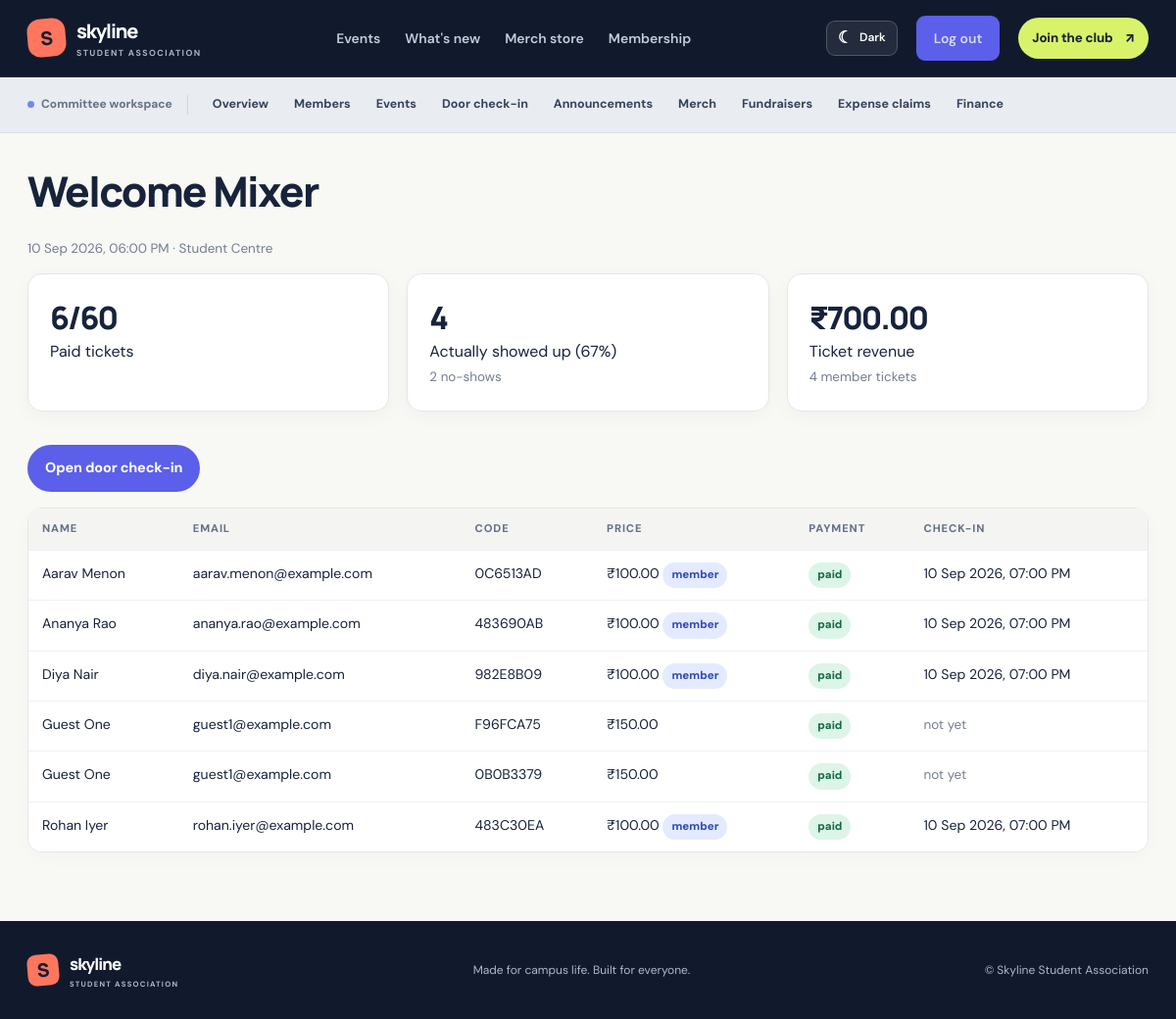
Page /admin/events/1 (signed in) on the committed database.
### tables this page shows
CREATE TABLE events (
    id INTEGER PRIMARY KEY,
    name TEXT NOT NULL,
    description TEXT,
    venue TEXT,
    starts_at TEXT NOT NULL,
    capacity INTEGER NOT NULL,
    member_price REAL NOT NULL DEFAULT 0,
    public_price REAL NOT NULL DEFAULT 0,
    created_at TEXT NOT NULL
);

CREATE TABLE tickets (
    id INTEGER PRIMARY KEY,
    event_id INTEGER NOT NULL REFERENCES events(id),
    name TEXT NOT NULL,
    email TEXT NOT NULL,
    code TEXT UNIQUE NOT NULL,
    batch TEXT NOT NULL,
    price_paid REAL NOT NULL DEFAULT 0,
    is_member INTEGER NOT NULL DEFAULT 0,
    paid INTEGER NOT NULL DEFAULT 0,
    created_at TEXT NOT NULL,
    checked_in_at TEXT
);

### app.py (the view)
@app.get('/admin/events/<int:event_id>')
@admin_required
def admin_event(event_id):
    event = query(EVENT_SQL + ' WHERE e.id = ?', (event_id,), one=True)
    if not event:
        abort(404)
    attendees = query('SELECT * FROM tickets WHERE event_id = ? ORDER BY name', (event_id,))
    return render_template('admin_event.html', e=event, s=event_stats(event_id), attendees=attendees)

### app.py (called while the page is built)
@app.context_processor
def inject_csrf_token():
    from flask_wtf.csrf import generate_csrf
    return {"csrf_token": generate_csrf}

@app.template_filter('money')
def money_filter(value):
    return f"₹{float(value or 0):,.2f}"

@app.template_filter('pretty')
def pretty_filter(value):
    if not value:
        return ''
    try:
        parsed = datetime.fromisoformat(value)
    except ValueError:
        return value
    if 'T' in value or ' ' in value:
        return parsed.strftime('%d %b %Y, %I:%M %p')
    return parsed.strftime('%d %b %Y')

@app.context_processor
def inject_globals():
    return {'is_admin': bool(session.get('admin')), 'status_of': member_status}

def admin_required(view):
    @wraps(view)
    def wrapper(*args, **kwargs):
        if not session.get('admin'):
            return redirect(url_for('login', next=request.full_path.rstrip('?')))
        return view(*args, **kwargs)
    return wrapper

def event_stats(event_id):
    row = query("""SELECT COUNT(*) AS sold,
                          COALESCE(SUM(price_paid), 0) AS revenue,
                          SUM(CASE WHEN checked_in_at IS NOT NULL THEN 1 ELSE 0 END) AS attended,
                          SUM(is_member) AS members
                   FROM tickets WHERE event_id = ? AND paid = 1""", (event_id,), one=True)
    sold = row['sold'] or 0
    attended = row['attended'] or 0
    return {'sold': sold, 'revenue': row['revenue'], 'attended': attended,
            'members': row['members'] or 0, 'no_shows': sold - attended,
            'rate': round(attended * 100 / sold) if sold else 0}

### db.py (called while the page is built)
def get_db():
    if 'db' not in g:
        g.db = sqlite3.connect(DB_PATH)
        g.db.row_factory = sqlite3.Row
        g.db.execute('PRAGMA foreign_keys = ON')
    return g.db

def query(sql, args=(), one=False):
    cur = get_db().execute(sql, args)
    rows = cur.fetchall()
    cur.close()
    if one:
        return rows[0] if rows else None
    return rows

### templates/admin_event.html
{% extends 'base.html' %}
{% block content %}
<h1>{{ e.name }}</h1>
<p class="muted">{{ e.starts_at|pretty }}{% if e.venue %} · {{ e.venue }}{% endif %}</p>
<div class="grid3">
  <div class="card"><div class="stat">{{ s.sold }}/{{ e.capacity }}</div>Paid tickets</div>
  <div class="card"><div class="stat">{{ s.attended }}</div>Actually showed up ({{ s.rate }}%)<br><span class="muted">{{ s.no_shows }} no-shows</span></div>
  <div class="card"><div class="stat">{{ s.revenue|money }}</div>Ticket revenue<br><span class="muted">{{ s.members }} member tickets</span></div>
</div>
<p><a class="btn" href="{{ url_for('admin_checkin_page', event_id=e.id) }}">Open door check-in</a></p>
<div class="table-wrap"><table>
  <tr><th>Name</th><th>Email</th><th>Code</th><th>Price</th><th>Payment</th><th>Check-in</th></tr>
  {% for t in attendees %}
  <tr><td>{{ t.name }}</td><td>{{ t.email }}</td><td>{{ t.code }}</td><td>{{ t.price_paid|money }}{% if t.is_member %} <span class="badge info">member</span>{% endif %}</td>
    <td>{% if t.paid %}<span class="badge ok">paid</span>{% else %}<span class="badge warn">unpaid</span>{% endif %}</td>
    <td>{% if t.checked_in_at %}{{ t.checked_in_at|pretty }}{% else %}<span class="muted">not yet</span>{% endif %}</td></tr>
  {% else %}<tr><td colspan="6" class="muted">No tickets sold yet.</td></tr>{% endfor %}
</table></div>
{% endblock %}

### static/style.css (style rules this page uses)
:root { --ink: #17243b; --ink-deep: #101b31; --ink-soft: #283752; --paper: #f7f7f3; --white: #ffffff; --muted: #747e8e; --line: #e4e7e9; --lime: #d7f36a; --blue: #647df5; --brand: #536de8; --brand-dark: #3c52c5; --ok: #18794e; --warn: #a96510; --bad: #b42332; --shadow: 0 16px 42px rgba(23, 36, 59, .07); }
* { box-sizing: border-box; }
html { scroll-behavior: smooth; }
body { margin: 0; font-family: 'DM Sans', system-ui, -apple-system, 'Segoe UI', sans-serif; background: var(--paper); color: var(--ink); line-height: 1.6; -webkit-font-smoothing: antialiased; }
a { color: var(--brand-dark); text-decoration: none; transition: color .18s ease, background .18s ease, transform .18s ease; }
.btn, button { display: inline-flex; align-items: center; justify-content: center; gap: 12px; min-height: 44px; padding: 11px 17px; border: 1px solid transparent; border-radius: 9px; background: var(--brand); color: #fff; font-size: .9rem; font-weight: 700; cursor: pointer; text-decoration: none; transition: transform .18s ease, background .18s ease, box-shadow .18s ease; }
.muted { color: var(--muted); font-size: .84rem; }
h1, h2, h3, h4 { color: var(--ink); font-family: 'Manrope', sans-serif; letter-spacing: -.035em; }
main h1 { margin: .2em 0 .55em; font-size: clamp(1.9rem, 4vw, 2.65rem); font-weight: 800; line-height: 1.12; }
main p { line-height: 1.65; }
.grid3 { display: grid; grid-template-columns: repeat(auto-fit, minmax(min(100%, 220px), 1fr)); gap: 18px; }
.card { padding: 22px; margin-bottom: 18px; border: 1px solid var(--line); border-radius: 13px; background: #fff; box-shadow: 0 3px 12px rgba(23,36,59,.025); }
.stat { font: 800 2rem 'Manrope', sans-serif; letter-spacing: -.06em; }
.table-wrap { overflow-x: auto; border: 1px solid var(--line); border-radius: 11px; background: #fff; }
table { width: 100%; border-collapse: collapse; background: #fff; }
th, td { padding: 12px 14px; border-bottom: 1px solid #edf0f2; text-align: left; vertical-align: top; font-size: .88rem; }
th { background: #f2f4f7; color: #657187; font-size: .7rem; font-weight: 800; text-transform: uppercase; letter-spacing: .08em; }
tr:last-child td { border-bottom: 0; }
.badge { display: inline-block; padding: 4px 9px; border-radius: 999px; font-size: .72rem; font-weight: 800; }
.badge.ok { background: #dcf5e8; color: #176a45; }
.badge.info { background: #e4eaff; color: #334bb5; }
:root { --ink:#17233b;--ink-deep:#111a2d;--ink-soft:#293854;--paper:#f8f8f4;--white:#fff;--muted:#737e90;--line:#e4e7eb;--lime:#d8f36a;--blue:#5865f2;--brand:#5b5fe9;--brand-dark:#4248c9;--coral:#ff765f;--ok:#18794e;--warn:#a96510;--bad:#b42332;--shadow:0 18px 48px rgba(23,35,59,.10) }
body { background:#f8f8f4;color:var(--ink) }
.btn { border-radius:999px;font-weight:800;letter-spacing:-.01em;transition:transform .2s ease,box-shadow .2s ease,background .2s ease }
.card,.table-wrap,.ticket,.col { border-radius:15px }
.card { box-shadow:0 5px 20px rgba(23,36,59,.035) }
.table-wrap { box-shadow:0 5px 20px rgba(23,36,59,.025) }
th { background:#f4f5f2 }

### rows in the picture
events: name "Welcome Mixer", starts_at|pretty "10 Sep 2026, 06:00 PM", venue "Student Centre", capacity "60"
tickets: name "Aarav Menon", email "aarav.menon@example.com", code "0C6513AD", price_paid "₹100.00", is_member "member", paid "paid", checked_in_at|pretty "10 Sep 2026, 07:00 PM"
tickets: name "Ananya Rao", email "ananya.rao@example.com", code "483690AB", price_paid "₹100.00", is_member "member", paid "paid", checked_in_at|pretty "10 Sep 2026, 07:00 PM"
tickets: name "Diya Nair", email "diya.nair@example.com", code "982E8B09", price_paid "₹100.00", is_member "member", paid "paid", checked_in_at|pretty "10 Sep 2026, 07:00 PM"
tickets: name "Guest One", email "guest1@example.com", code "F96FCA75", price_paid "₹150.00", paid "paid", shows "not yet"
tickets: name "Guest One", email "guest1@example.com", code "0B0B3379", price_paid "₹150.00", paid "paid", shows "not yet"
tickets: name "Rohan Iyer", email "rohan.iyer@example.com", code "483C30EA", price_paid "₹100.00", is_member "member", paid "paid", checked_in_at|pretty "10 Sep 2026, 07:00 PM"

### other values in the picture
{{ s.sold }} "6"
{{ s.attended }} "4"
{{ s.rate }} "67"
{{ s.no_shows }} "2"
{{ s.revenue|money }} "₹700.00"
{{ s.members }} "4"
